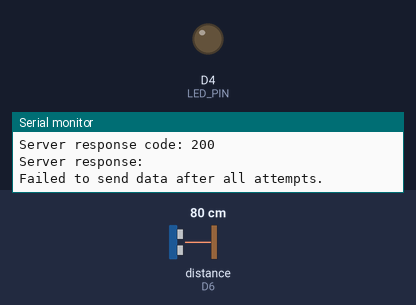
Recording of a sketch running on a simulated ESP8266 (NodeMCU). Parts: output pins drawn as LEDs (lit = HIGH), the last lines printed to the serial monitor. Wiring (inferred from the names in the program): ultrasonic range finder: trigger D5; echo D6. The test bench sets the inputs (shaded band); at power-on: distance to the obstacle (sensor on D6) 80 cm. The echo pulse lasts 58.3 µs per cm; WiFi joins after 1.5 s; servers stay silent unless stated; uploads are accepted with an empty reply; pins used as bus, display or sensor lines are not drawn.

Above: at 5.7 s.
5.8 s: distance to the obstacle (sensor on D6) set to 7 cm
11.5 s: distance to the obstacle (sensor on D6) set to 4 cm
At 15.8 s:
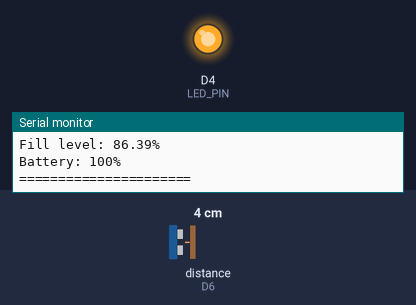
17.2 s: distance to the obstacle (sensor on D6) set to 9 cm
At 20.2 s:
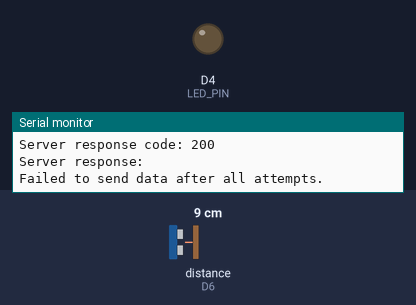
22.9 s: distance to the obstacle (sensor on D6) set to 2 cm
At 25.9 s:
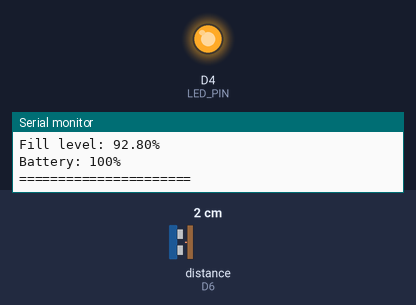
Timing chart, 0 to 27.4 s (numbered marks = the images above; inputs shaded):
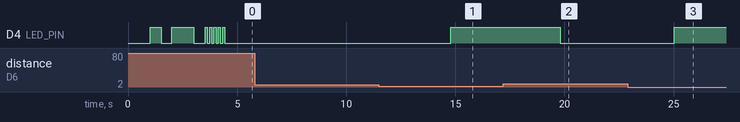

The sketch:

ESP_LED.ino
```cpp
// Blynk Configuration
#define BLYNK_TEMPLATE_NAME "smartdustbin"
#define BLYNK_AUTH_TOKEN "cb_iWbE3Ny2siPXwwJAwDjgVYtbzwgfU"
#define BLYNK_TEMPLATE_ID "TMPL3I9sDdv3k"
#include <ESP8266WiFi.h>
#include <ESP8266HTTPClient.h>
#include <ArduinoJson.h>
#include <BlynkSimpleEsp8266.h>


// WiFi Credentials
const char* ssid = "Gaurav's S23 FE";       // Replace with your WiFi SSID
const char* password = "gaurav3345"; // Replace with your WiFi Password

// Server Configuration
const char* serverHost = "192.168.191.124";  // Replace with your computer's IP address
const int serverPort = 5000;             // Your backend server port
const char* binDataEndpoint = "/bins/";  // Updated to match dashboard endpoint
const char* historyEndpoint = "/bins/";  // Base endpoint for history
const char* testEndpoint = "/bins/test"; // Test endpoint
const String binId = "1328";             // Your bin ID
const char* BIN_LOCATION = "Building 1, Floor 2"; // Location of the bin

// Blynk Variables
#define BLYNK_FILL_LEVEL_VIRTUAL_PIN V1
#define BLYNK_DISTANCE_VIRTUAL_PIN V2
#define BLYNK_BATTERY_VIRTUAL_PIN V3
#define BLYNK_STATUS_VIRTUAL_PIN V0
BlynkTimer blynkTimer;

// Ultrasonic Sensor Pins
#define TRIG_PIN D5
#define ECHO_PIN D6
#define LED_PIN D4  // LED to indicate bin is full

// Bin Configuration
const float binHeight = 30.0; // Height of bin in cm
float fillLevel = 0.0;
int batteryLevel = 100; // Mock battery level
float distance = 0.0;

// Threshold for notifications
const int NOTIFICATION_THRESHOLD = 80; // Fill level percentage to trigger notification
bool notificationSent = false; // Track if notification has been sent

// Debugging
const bool DEBUG_MODE = true;
unsigned long lastSensorReadTime = 0;
int rawDistanceValues[5]; // Store last 5 readings
int currentReadingIndex = 0;

WiFiClient client;
HTTPClient http;

// Function to measure distance using HC-SR04 with better error handling
float getDistance() {
    // Send pulse
    digitalWrite(TRIG_PIN, LOW);
    delayMicroseconds(2);
    digitalWrite(TRIG_PIN, HIGH);
    delayMicroseconds(10);
    digitalWrite(TRIG_PIN, LOW);

    // Reset timeout for reading
    const unsigned long timeout = 30000; // 30ms timeout
    unsigned long startTime = micros();

    // Wait for echo to start with timeout
    while (digitalRead(ECHO_PIN) == LOW) {
        if (micros() - startTime > timeout) {
            Serial.println("ERROR: Echo pin never went HIGH - check wiring");
            return binHeight;
        }
    }

    // Measure echo duration with timeout
    startTime = micros();
    while (digitalRead(ECHO_PIN) == HIGH) {
        if (micros() - startTime > timeout) {
            Serial.println("ERROR: Echo pin stuck HIGH - check wiring or remove obstacles");
            return binHeight;
        }
    }

    // Calculate pulse duration
    unsigned long duration = micros() - startTime;

    // Calculate distance in cm
    float distance = duration * 0.0343 / 2;

    // Store raw value for debugging
    rawDistanceValues[currentReadingIndex] = distance;
    currentReadingIndex = (currentReadingIndex + 1) % 5;

    // Print detailed debug info
    if (DEBUG_MODE) {
        Serial.print("Raw pulse duration (us): ");
        Serial.println(duration);
        Serial.print("Raw calculated distance: ");
        Serial.println(distance);
    }

    // Validate reasonable range
    if (distance <= 0 || distance > 400) {
        Serial.println("WARNING: Out of range reading: " + String(distance) + "cm");
        return binHeight; // Return max height for invalid readings
    }

    // Cap to bin height
    if (distance > binHeight) {
        distance = binHeight;
    }

    return distance;
}

// Function to connect to WiFi and Blynk
void connectToWiFi() {
    Serial.print("Connecting to WiFi...");
    WiFi.begin(ssid, password);

    int attempt = 0;
    while (WiFi.status() != WL_CONNECTED && attempt < 20) {
        Serial.print(".");
        digitalWrite(LED_PIN, !digitalRead(LED_PIN)); // Blink while connecting
        delay(500);
        attempt++;
    }

    if (WiFi.status() == WL_CONNECTED) {
        Serial.println("\nConnected to WiFi! IP Address: " + WiFi.localIP().toString());
        digitalWrite(LED_PIN, HIGH); // LED ON when connected
        delay(500);
        digitalWrite(LED_PIN, LOW);

        // Connect to Blynk
        Blynk.begin(BLYNK_AUTH_TOKEN, ssid, password);
        Serial.println("Connected to Blynk!");
    } else {
        Serial.println("\nFailed to connect to WiFi!");
    }
}

// Test server connection
bool testConnection() {
    String url = "http://" + String(serverHost) + ":" + String(serverPort) + String(testEndpoint);

    Serial.print("Testing server connection: ");
    Serial.println(url);

    http.begin(client, url);
    int httpCode = http.GET();

    if (httpCode > 0) {
        Serial.println("Response code: " + String(httpCode));
        if (httpCode == HTTP_CODE_OK) {
            String payload = http.getString();
            Serial.println("Server response: " + payload);
            http.end();
            return true;
        }
    } else {
        Serial.println("Connection failed: " + http.errorToString(httpCode));
    }

    http.end();
    return false;
}

// Function to send bin data to server
void sendDataToServer() {
  // Check if WiFi is connected
  if (WiFi.status() != WL_CONNECTED) {
    Serial.println("WiFi not connected");
    return;
  }

  // Get current timestamp
  unsigned long currentTime = millis();

  // Calculate status based on fill level
  String status = "normal";
  if (fillLevel >= 80) {
    status = "critical";
  } else if (fillLevel >= 50) {
    status = "warning";
  }

  // Prepare JSON data with fields matching dashboard expectations
  DynamicJsonDocument doc(1024);
  doc["binId"] = binId;
  doc["location"] = BIN_LOCATION;
  doc["distance"] = distance;
  doc["fillPercentage"] = fillLevel;
  doc["batteryLevel"] = batteryLevel;
  doc["timestamp"] = currentTime;  // Send current timestamp
  doc["status"] = status;          // Add status field

  String jsonData;
  serializeJson(doc, jsonData);

  // Create HTTP client
  HTTPClient http;

  // Begin HTTP request with updated endpoint
  String url = "http://" + String(serverHost) + ":" + String(serverPort) + String(binDataEndpoint) + String(binId);
  Serial.print("Sending data to: ");
  Serial.println(url);

  http.begin(client, url);
  http.addHeader("Content-Type", "application/json");

  // Send PUT request instead of POST to update existing bin data
  int httpCode = http.PUT(jsonData);
  bool success = false;

  // Check response
  if (httpCode > 0) {
    String payload = http.getString();
    Serial.println("Server response code: " + String(httpCode));
    Serial.println("Server response: " + payload);

    // Parse the response
    DynamicJsonDocument responseDoc(1024);
    DeserializationError error = deserializeJson(responseDoc, payload);

    if (!error) {
      // Check for notification alert in response
      if (responseDoc.containsKey("notification")) {
        const char* notificationMessage = responseDoc["notification"]["message"];
        Serial.println("Notification: " + String(notificationMessage));

        // Flash LED to indicate notification
        for (int i = 0; i < 5; i++) {
          digitalWrite(LED_PIN, HIGH);
          delay(100);
          digitalWrite(LED_PIN, LOW);
          delay(100);
        }
      }

      if (httpCode == 200 || httpCode == 201) {
        success = true;
      }
    }
  } else {
    Serial.println("Error sending data to server. Error: " + String(http.errorToString(httpCode).c_str()));
  }

  http.end();

  // If there was a problem with the PUT request, try to create the bin with POST
  if (!success && httpCode == HTTP_CODE_NOT_FOUND) {
    Serial.println("Bin not found, trying to create it...");

    // Create endpoint
    String createUrl = "http://" + String(serverHost) + ":" + String(serverPort) + "/bins";
    http.begin(client, createUrl);
    http.addHeader("Content-Type", "application/json");

    // Send POST request to create bin
    int createCode = http.POST(jsonData);

    if (createCode > 0) {
      Serial.println("Create bin response: " + String(createCode));
      String createPayload = http.getString();
      Serial.println("Create response: " + createPayload);
      if (createCode == 200 || createCode == 201) {
        Serial.println("Bin created successfully!");
        success = true;
      }
    } else {
      Serial.println("Failed to create bin. Error: " + String(http.errorToString(createCode).c_str()));
    }

    http.end();
  }

  // Also send data to history endpoint if the main operation was successful
  if (success) {
    sendHistoryData();
    Serial.println("Data sent successfully!");
  } else {
    Serial.println("Failed to send data after all attempts.");
  }
}

// New function to send history data
void sendHistoryData() {
  if (WiFi.status() != WL_CONNECTED) {
    return;
  }

  // Create history entry
  DynamicJsonDocument historyDoc(512);
  historyDoc["timestamp"] = millis();
  historyDoc["fillPercentage"] = fillLevel;
  historyDoc["batteryLevel"] = batteryLevel;

  String historyData;
  serializeJson(historyDoc, historyData);

  // Create HTTP client
  HTTPClient http;

  // History endpoint
  String historyUrl = "http://" + String(serverHost) + ":" + String(serverPort) +
                      String(historyEndpoint) + String(binId) + "/history";

  http.begin(client, historyUrl);
  http.addHeader("Content-Type", "application/json");

  // Send POST request to add history entry
  int httpCode = http.POST(historyData);

  if (httpCode > 0) {
    Serial.println("History data sent, response code: " + String(httpCode));
  } else {
    Serial.println("Failed to send history data. Error: " + String(http.errorToString(httpCode).c_str()));
  }

  http.end();
}

// Send data to Blynk
void sendDataToBlynk() {
  // Update Blynk virtual pins with latest data
  Blynk.virtualWrite(BLYNK_FILL_LEVEL_VIRTUAL_PIN, fillLevel);
  Blynk.virtualWrite(BLYNK_DISTANCE_VIRTUAL_PIN, distance);
  Blynk.virtualWrite(BLYNK_BATTERY_VIRTUAL_PIN, batteryLevel);

  // Update status LED on Blynk
  if (fillLevel >= NOTIFICATION_THRESHOLD) {
    Blynk.virtualWrite(BLYNK_STATUS_VIRTUAL_PIN, 255); // Red LED on

    // Send Blynk notification if threshold is reached and notification not yet sent
    if (!notificationSent) {
      // Send notification through Blynk event
      String notificationMessage = "⚠ ALERT: Bin #" + String(binId) + " is " + String(fillLevel) + "% full!";
      Blynk.logEvent("bin_full_alert", notificationMessage);
      Serial.println("Blynk notification sent: " + notificationMessage);
      notificationSent = true;
    }
  } else {
    Blynk.virtualWrite(BLYNK_STATUS_VIRTUAL_PIN, 0); // LED off

    // Reset notification flag if level drops below threshold
    if (fillLevel < NOTIFICATION_THRESHOLD - 10) { // Hysteresis of 10%
      notificationSent = false;
    }
  }
}

void printSensorDiagnostics() {
    Serial.println("\n===== SENSOR DIAGNOSTICS =====");
    Serial.println("TRIG_PIN (D5) state: " + String(digitalRead(TRIG_PIN)));
    Serial.println("ECHO_PIN (D6) state: " + String(digitalRead(ECHO_PIN)));
    Serial.println("Last 5 raw distance readings:");
    for (int i = 0; i < 5; i++) {
        Serial.print(rawDistanceValues[i]);
        Serial.print("cm, ");
    }
    Serial.println("\n=============================");
}

// Blynk connected callback
BLYNK_CONNECTED() {
  // This function is called when Blynk is connected
  Serial.println("Blynk connected!");

  // Sync all virtual pins on connect
  Blynk.syncAll();
}

void setup() {
    Serial.begin(115200);
    delay(1000); // Give time for serial to initialize
    Serial.println("\n\n===== SmartBin System Starting =====");
    Serial.println("Version: 1.3 - Updated Server Integration");

    // Initialize pins
    pinMode(TRIG_PIN, OUTPUT);
    pinMode(ECHO_PIN, INPUT);
    pinMode(LED_PIN, OUTPUT);

    // Initial state
    digitalWrite(TRIG_PIN, LOW);
    digitalWrite(LED_PIN, LOW);

    // Initialize array
    for (int i = 0; i < 5; i++) {
        rawDistanceValues[i] = 0;
    }

    // Print pin configuration
    Serial.println("\nPIN CONFIGURATION:");
    Serial.println("TRIG_PIN: D5 (GPIO" + String(TRIG_PIN) + ")");
    Serial.println("ECHO_PIN: D6 (GPIO" + String(ECHO_PIN) + ")");
    Serial.println("LED_PIN: D4 (GPIO" + String(LED_PIN) + ")");
    Serial.println("Bin height: " + String(binHeight) + "cm");

    // Connection
    connectToWiFi();

    // Test server connection
    Serial.println("\n===== Testing Server Connection =====");
    if (testConnection()) {
        Serial.println("✓ Server connection successful!");
        // Blink LED 3 times to indicate successful connection
        for (int i = 0; i < 3; i++) {
            digitalWrite(LED_PIN, HIGH);
            delay(200);
            digitalWrite(LED_PIN, LOW);
            delay(200);
        }
    } else {
        Serial.println("✗ Server connection failed!");
        Serial.println("Please check server IP and port settings:");
        Serial.println(" - Server IP: " + String(serverHost));
        Serial.println(" - Server Port: " + String(serverPort));
        Serial.println(" - Test endpoint: " + String(testEndpoint));

        // Blink LED rapidly 5 times to indicate connection failure
        for (int i = 0; i < 5; i++) {
            digitalWrite(LED_PIN, HIGH);
            delay(100);
            digitalWrite(LED_PIN, LOW);
            delay(100);
        }
    }

    // Setup timer for Blynk
    blynkTimer.setInterval(10000L, sendDataToBlynk); // Send data to Blynk every 10 seconds

    Serial.println("Setup complete!");
}

void loop() {
    // Run Blynk
    Blynk.run();
    blynkTimer.run();

    // Check WiFi connection
    if (WiFi.status() != WL_CONNECTED) {
        Serial.println("WiFi disconnected, reconnecting...");
        connectToWiFi();
    }

    // Print diagnostics every 2 minutes
    if (millis() - lastSensorReadTime >= 120000 || lastSensorReadTime == 0) {
        printSensorDiagnostics();
        lastSensorReadTime = millis();
    }

    // Read sensor
    Serial.println("\nTaking distance measurement...");
    distance = getDistance();
    fillLevel = constrain(((binHeight - distance) / binHeight) * 100, 0, 100);

    Serial.println("===== Bin Status =====");
    Serial.println("Distance: " + String(distance) + "cm");
    Serial.println("Fill level: " + String(fillLevel) + "%");
    Serial.println("Battery: " + String(batteryLevel) + "%");
    Serial.println("======================");

    // Indicate fill level with LED
    if (fillLevel >= NOTIFICATION_THRESHOLD) {
        digitalWrite(LED_PIN, HIGH); // LED ON when bin is full
    } else {
        digitalWrite(LED_PIN, LOW);
    }

    // Send data every 15 seconds
    static unsigned long lastSendTime = 0;
    if (millis() - lastSendTime >= 15000 || lastSendTime == 0) {
        lastSendTime = millis();
        sendDataToServer();
    }

    delay(5000); // Measure every 5 seconds
}
```

Measured:
- the behaviour switches between 6 and 5 cm on distance to the obstacle (sensor on D6) (found by bisection; images 0 and 1)
- after the input at 11.5 s, D4 (LED_PIN): LOW → HIGH after 3.3 s
- after the input at 17.2 s, D4 (LED_PIN): HIGH → LOW after 2.6 s
- after the input at 22.9 s, D4 (LED_PIN): LOW → HIGH after 2.1 s
